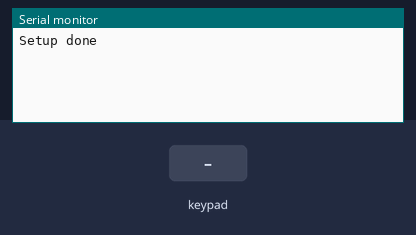
Bench run of a sketch on a simulated Arduino Uno, built with avr-gcc and run on an emulated ATmega328P. Shown: the last lines printed to the serial monitor. The test bench sets the inputs (shaded band).

Above: at 1.2 s.
1.3 s: key '1' pressed
At 2.5 s:
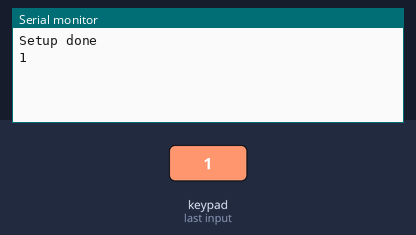
2.8 s: keypad keys 1 1 1 0 9 8 # pressed 0.4 s apart
At 5.7 s:
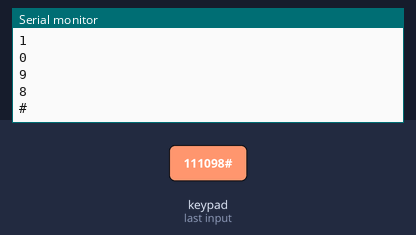
7.1 s: key 'A' pressed
At 8.3 s:
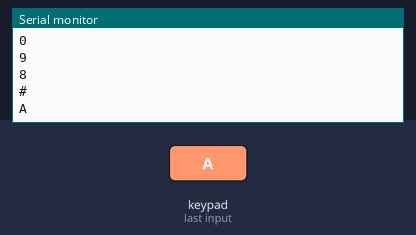
8.6 s: keypad keys 1 1 1 0 9 8 * pressed 0.4 s apart
At 12.3 s:
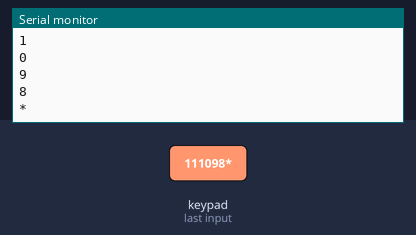
12.9 s: key 'B' pressed
At 14.0 s:
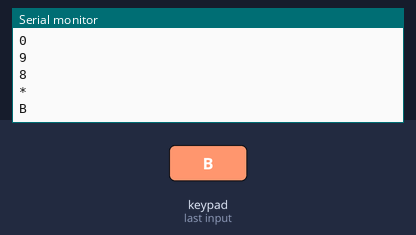
14.4 s: keypad keys 1 1 1 0 9 8 D pressed 0.4 s apart
At 18.0 s:
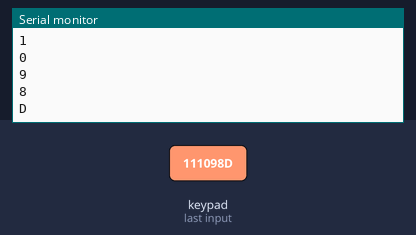
Timing chart, 0 to 19.5 s (numbered marks = the images above; inputs shaded):
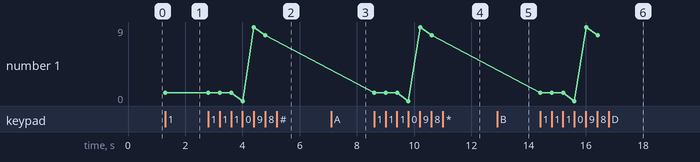

The sketch:

code.ino
```cpp
#include <Keypad.h>

const byte ROWS = 4;
const byte COLS = 4;

char keys[ROWS][COLS] = {
  {'1', '2', '3', 'A'},
  {'4', '5', '6', 'B'},
  {'7', '8', '9', 'C'},
  {'*', '0', '#', 'D'}
};

byte rowPins[ROWS] = {11, 10, 9, 8};
byte colPins[COLS] = {7, 6, 5, 4};

Keypad keypad = Keypad(makeKeymap(keys), rowPins, colPins, ROWS, COLS);

void setup() {
  Serial.begin(9600);
  Serial.println("Setup done");
}

void loop() {
  char key = keypad.getKey();

  if (key) {
    Serial.println(key);
  }
}
```

Measured:
- after the input at 1.3 s, the serial monitor: prints a new line at once (image 1)
- after the input at 2.8 s, the serial monitor: prints a new line after 1.2 s (image 2)
- after the input at 7.1 s, the serial monitor: prints a new line at once (image 3)
- after the input at 8.6 s, the serial monitor: prints a new line at once (image 4)
- after the input at 12.9 s, the serial monitor: prints a new line at once (image 5)
- after the input at 14.4 s, the serial monitor: prints a new line at once (image 6)
- plotted number 1: 1 → 8 after the input at 2.8 s
